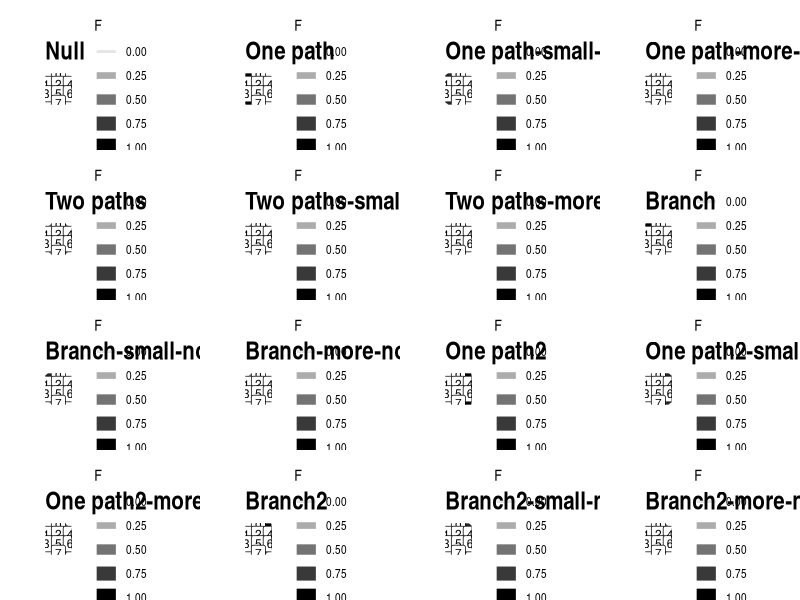

Recreate this plot in R. (Note: this script raises an error after producing the figure.)
# need these libraries for plotting, but not generation
library(ggraph)
library(igraph)
library(ggpubr)

# given a data frame with From, To, P[robability] columns, work out the fluxes through each edge
# i.e. P*source node probability
# very inefficient and won't scale!
fluxes = function(df) {
  # initial flux column
  df$F = 0
  # probability of occupancy of each node -- initially unit mass at 0
  stateprobs = rep(0, 8)
  stateprobs[0+1] = 1
  # take three steps across the cube
  for(step in 1:3) {
    for(i in 1:nrow(df)) {
      # find rows where flux is zero and source node probability is nonzero, and populate, updating node probabilities
      if(df$F[i] == 0 & stateprobs[df$From[i]+1] != 0) {
        flux = df$P[i]*stateprobs[df$From[i]+1]
        df$F[i] = flux
        stateprobs[df$To[i]+1] = stateprobs[df$To[i]+1]+flux
      }
    }
  }
  return(df)
}

# given a data frame with From, To, P[robability] columns, normalise P so that outgoing edges from each node sum to 1
normalise = function(df) {
  for(i in 0:4) {
    norm = sum(df$P[which(df$From==i)])
    df$P[which(df$From==i)] = df$P[which(df$From==i)]/norm
  }
  return(df)
}

# ggraph visualisation for a given cube

cubic.graph = function(df) {
  g.df = graph_from_data_frame(df)
  return(ggraph(g.df, layout="sugiyama") + geom_edge_link(aes(edge_width=F, edge_alpha=F)) + 
    geom_node_point() + geom_node_label(aes(label=name),size=3) +
    scale_edge_width(limits=c(0,1)) + scale_edge_alpha(limits=c(0,1)) +
    theme_graph()+ggtitle(df$label) )
}
#change F to P above to get figures of the probability weightings instead of the flux weightings

# manually set up the L=3 hypercube and initialise data structures
froms = c(0, 0, 0, 1, 1, 2, 2, 4, 4, 3, 5, 6)
tos =   c(1, 2, 4, 3, 5, 3, 6, 5, 6, 7, 7, 7)
df.template = data.frame(From=froms, To=tos, P=NA)
df.collection = data.frame()
g.collection = list()

## the following examples pull the template dataframe, assign transition probabilities reflecting a given model, compute fluxes, add to a growing collection, and plot to a growing list
## uniform null case
df = df.template
df$P = 1
df = fluxes(normalise(df))
df$label = "Null"
g.collection[[length(g.collection)+1]] = cubic.graph(df)
df.collection = rbind(df.collection, df)

## single pathway
df = df.template
df$P = c(1, 0, 0, 1, 0, 1, 1, 1, 1, 1, 1, 1)
df = fluxes(normalise(df))
df$label = "One path"
g.collection[[length(g.collection)+1]] = cubic.graph(df)
df.collection = rbind(df.collection, df)

## single pathway, some noise
df = df.template
df$P = c(1, 0.1, 0.1, 1, 0.1, 1, 1, 1, 1, 1, 1, 1)
df = fluxes(normalise(df))
df$label = "One path-small-noise"
g.collection[[length(g.collection)+1]] = cubic.graph(df)
df.collection = rbind(df.collection, df)

## single pathway, more noise
df = df.template
df$P = c(1, 0.5, 0.5, 1, 0.5, 1, 1, 1, 1, 1, 1, 1)
df = fluxes(normalise(df))
df$label = "One path-more-noise"
g.collection[[length(g.collection)+1]] = cubic.graph(df)
df.collection = rbind(df.collection, df)

## double pathway
df = df.template
df$P = c(1, 0, 1, 1, 0, 1, 1, 0, 1, 1, 1, 1)
df = fluxes(normalise(df))
df$label = "Two paths"
g.collection[[length(g.collection)+1]] = cubic.graph(df)
df.collection = rbind(df.collection, df)

## double pathway, some noise
df = df.template
df$P = c(1, 0.1, 1, 1, 0.1, 1, 1, 0.1, 1, 1, 1, 1)
df = fluxes(normalise(df))
df$label = "Two paths-small-noise"
g.collection[[length(g.collection)+1]] = cubic.graph(df)
df.collection = rbind(df.collection, df)

## double pathway, more noise
df = df.template
df$P = c(1, 0.5, 1, 1, 0.5, 1, 1, 0.5, 1, 1, 1, 1)
df = fluxes(normalise(df))
df$label = "Two paths-more-noise"
g.collection[[length(g.collection)+1]] = cubic.graph(df)
df.collection = rbind(df.collection, df)

## single then branch
df = df.template
df$P = c(1, 0, 0, 1, 1, 1, 1, 1, 1, 1, 1, 1)
df = fluxes(normalise(df))
df$label = "Branch"
g.collection[[length(g.collection)+1]] = cubic.graph(df)
df.collection = rbind(df.collection, df)

## single then branch, some noise
df = df.template
df$P = c(1, 0.1, 0.1, 1, 1, 1, 1, 1, 1, 1, 1, 1)
df = fluxes(normalise(df))
df$label = "Branch-small-noise"
g.collection[[length(g.collection)+1]] = cubic.graph(df)
df.collection = rbind(df.collection, df)

## single then branch, more noise
df = df.template
df$P = c(1, 0.5, 0.5, 1, 1, 1, 1, 1, 1, 1, 1, 1)
df = fluxes(normalise(df))
df$label = "Branch-more-noise"
g.collection[[length(g.collection)+1]] = cubic.graph(df)
df.collection = rbind(df.collection, df)

## other single
df = df.template
df$P = c(0, 0, 1, 1, 1, 1, 1, 0, 1, 1, 1, 1)
df = fluxes(normalise(df))
df$label = "One path2"
g.collection[[length(g.collection)+1]] = cubic.graph(df)
df.collection = rbind(df.collection, df)

## other single, some noise
df = df.template
df$P = c(0.1, 0.1, 1, 1, 1, 1, 1, 0.1, 1, 1, 1, 1)
df = fluxes(normalise(df))
df$label = "One path2-small-noise"
g.collection[[length(g.collection)+1]] = cubic.graph(df)
df.collection = rbind(df.collection, df)

## other single, more noise
df = df.template
df$P = c(0.5, 0.5, 1, 1, 1, 1, 1, 0.5, 1, 1, 1, 1)
df = fluxes(normalise(df))
df$label = "One path2-more-noise"
g.collection[[length(g.collection)+1]] = cubic.graph(df)
df.collection = rbind(df.collection, df)

## other single then branch
df = df.template
df$P = c(0, 0, 1, 1, 1, 1, 1, 1, 1, 1, 1, 1)
df = fluxes(normalise(df))
df$label = "Branch2"
g.collection[[length(g.collection)+1]] = cubic.graph(df)
df.collection = rbind(df.collection, df)

## other single then branch, some noise
df = df.template
df$P = c(0.1, 0.1, 1, 1, 1, 1, 1, 1, 1, 1, 1, 1)
df = fluxes(normalise(df))
df$label = "Branch2-small-noise"
g.collection[[length(g.collection)+1]] = cubic.graph(df)
df.collection = rbind(df.collection, df)

## other single then branch, more noise
df = df.template
df$P = c(0.5, 0.5, 1, 1, 1, 1, 1, 1, 1, 1, 1, 1)
df = fluxes(normalise(df))
df$label = "Branch2-more-noise"
g.collection[[length(g.collection)+1]] = cubic.graph(df)
df.collection = rbind(df.collection, df)

# output plot
png("./Data_files_hypercubes/Outputs_github/diff-cubes.png", width=800*2, height=800*2, res=72*2)
print(ggarrange(plotlist=g.collection))
dev.off()

# output cubes
write.csv(df.collection, "./Data_files_hypercubes/Outputs_github/diff-cubes.csv", row.names=FALSE, quote=FALSE)
